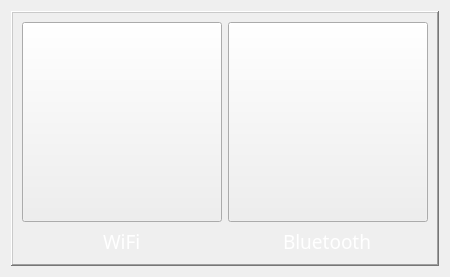
            <widget class="QWidget" name="networks_page">
             <layout class="QHBoxLayout" name="horizontalLayout_13">
              <item>
               <widget class="QFrame" name="frame_5">
                <property name="sizePolicy">
                 <sizepolicy hsizetype="Expanding" vsizetype="Expanding">
                  <horstretch>0</horstretch>
                  <verstretch>0</verstretch>
                 </sizepolicy>
                </property>
                <property name="frameShape">
                 <enum>QFrame::WinPanel</enum>
                </property>
                <property name="frameShadow">
                 <enum>QFrame::Raised</enum>
                </property>
                <layout class="QGridLayout" name="gridLayout_6">
                 <item row="0" column="0">
                  <widget class="QPushButton" name="wifi_btn">
                   <property name="minimumSize">
                    <size>
                     <width>200</width>
                     <height>200</height>
                    </size>
                   </property>
                   <property name="maximumSize">
                    <size>
                     <width>200</width>
                     <height>200</height>
                    </size>
                   </property>
                   <property name="text">
                    <string/>
                   </property>
                   <property name="icon">
                    <iconset resource="icons/icons.qrc">
                     <normaloff>:/icons/wifi.svg</normaloff>:/icons/wifi.svg</iconset>
                   </property>
                   <property name="iconSize">
                    <size>
                     <width>200</width>
                     <height>200</height>
                    </size>
                   </property>
                  </widget>
                 </item>
                 <item row="0" column="1">
                  <widget class="QPushButton" name="bluetooth_btn">
                   <property name="minimumSize">
                    <size>
                     <width>200</width>
                     <height>200</height>
                    </size>
                   </property>
                   <property name="maximumSize">
                    <size>
                     <width>200</width>
                     <height>200</height>
                    </size>
                   </property>
                   <property name="text">
                    <string/>
                   </property>
                   <property name="icon">
                    <iconset resource="icons/icons.qrc">
                     <normaloff>:/icons/bluetooth.svg</normaloff>:/icons/bluetooth.svg</iconset>
                   </property>
                   <property name="iconSize">
                    <size>
                     <width>200</width>
                     <height>200</height>
                    </size>
                   </property>
                  </widget>
                 </item>
                 <item row="1" column="0" alignment="Qt::AlignHCenter">
                  <widget class="QLabel" name="label_42">
                   <property name="font">
                    <font>
                     <family>Lucida Sans</family>
                     <pointsize>14</pointsize>
                     <weight>50</weight>
                     <bold>false</bold>
                    </font>
                   </property>
                   <property name="text">
                    <string>&lt;html&gt;&lt;head/&gt;&lt;body&gt;&lt;p&gt;&lt;span style=&quot; color:#ffffff;&quot;&gt;WiFi&lt;/span&gt;&lt;/p&gt;&lt;/body&gt;&lt;/html&gt;</string>
                   </property>
                  </widget>
                 </item>
                 <item row="1" column="1" alignment="Qt::AlignHCenter">
                  <widget class="QLabel" name="label_43">
                   <property name="font">
                    <font>
                     <family>Lucida Sans</family>
                     <pointsize>14</pointsize>
                    </font>
                   </property>
                   <property name="text">
                    <string>&lt;html&gt;&lt;head/&gt;&lt;body&gt;&lt;p&gt;&lt;span style=&quot; color:#ffffff;&quot;&gt;Bluetooth&lt;/span&gt;&lt;/p&gt;&lt;/body&gt;&lt;/html&gt;</string>
                   </property>
                  </widget>
                 </item>
                </layout>
               </widget>
              </item>
             </layout>
            </widget>
